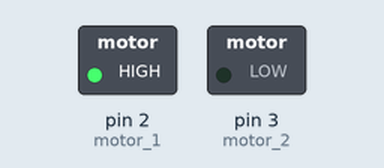
This sketch was run on a simulated Arduino Uno, built with avr-gcc and run on an emulated ATmega328P. Shown: switched loads named in the sketch (green lamp = pin HIGH).

Above: at 0.1 s.
Timing chart, 0 to 1.6 s (numbered marks = the images above):
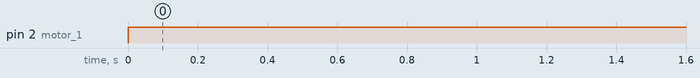

The sketch:

latihan_motor_dc.ino
```cpp
#define motor_1 2
#define motor_2 3

void setup() {
  // put your setup code here, to run once:
  pinMode(motor_1, OUTPUT);
  pinMode(motor_2, OUTPUT);
}

void loop() {
  // put your main code here, to run repeatedly:
  digitalWrite(motor_1, HIGH);
  digitalWrite(motor_2, LOW);
}
```

Measured:
- by itself, pin 2 (motor_1): LOW → HIGH at 0.00 s
